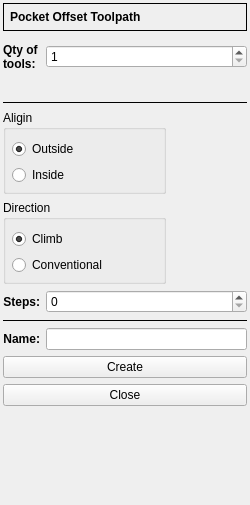
<?xml version="1.0" encoding="UTF-8"?>
<ui version="4.0">
 <class>PocketOffsetForm</class>
 <widget class="QWidget" name="PocketOffsetForm">
  <property name="geometry">
   <rect>
    <x>0</x>
    <y>0</y>
    <width>250</width>
    <height>505</height>
   </rect>
  </property>
  <property name="minimumSize">
   <size>
    <width>250</width>
    <height>0</height>
   </size>
  </property>
  <property name="windowTitle">
   <string>Form</string>
  </property>
  <layout class="QGridLayout" name="gridLayout_2">
   <property name="leftMargin">
    <number>3</number>
   </property>
   <property name="topMargin">
    <number>3</number>
   </property>
   <property name="rightMargin">
    <number>3</number>
   </property>
   <property name="bottomMargin">
    <number>3</number>
   </property>
   <item row="9" column="1">
    <widget class="QSpinBox" name="sbxSteps">
     <property name="enabled">
      <bool>true</bool>
     </property>
    </widget>
   </item>
   <item row="1" column="0" colspan="2">
    <widget class="DepthForm" name="dsbxDepth" native="true">
     <property name="enabled">
      <bool>true</bool>
     </property>
    </widget>
   </item>
   <item row="0" column="0" colspan="2">
    <widget class="QFrame" name="frame">
     <property name="enabled">
      <bool>true</bool>
     </property>
     <property name="sizePolicy">
      <sizepolicy hsizetype="Preferred" vsizetype="Fixed">
       <horstretch>0</horstretch>
       <verstretch>0</verstretch>
      </sizepolicy>
     </property>
     <property name="frameShape">
      <enum>QFrame::Box</enum>
     </property>
     <property name="frameShadow">
      <enum>QFrame::Plain</enum>
     </property>
     <layout class="QVBoxLayout" name="verticalLayout_2">
      <property name="leftMargin">
       <number>6</number>
      </property>
      <property name="topMargin">
       <number>6</number>
      </property>
      <property name="rightMargin">
       <number>6</number>
      </property>
      <property name="bottomMargin">
       <number>6</number>
      </property>
      <item>
       <widget class="QLabel" name="label">
        <property name="enabled">
         <bool>true</bool>
        </property>
        <property name="font">
         <font>
          <weight>75</weight>
          <bold>true</bold>
         </font>
        </property>
        <property name="text">
         <string>Pocket Offset Toolpath</string>
        </property>
       </widget>
      </item>
     </layout>
    </widget>
   </item>
   <item row="8" column="0" colspan="2">
    <layout class="QGridLayout" name="gridLayout">
     <item row="1" column="0">
      <widget class="QGroupBox" name="groupBox_4">
       <property name="enabled">
        <bool>true</bool>
       </property>
       <property name="title">
        <string>Aligin</string>
       </property>
       <layout class="QVBoxLayout" name="verticalLayout_5">
        <property name="leftMargin">
         <number>6</number>
        </property>
        <property name="topMargin">
         <number>9</number>
        </property>
        <property name="rightMargin">
         <number>6</number>
        </property>
        <property name="bottomMargin">
         <number>6</number>
        </property>
        <item>
         <widget class="QRadioButton" name="rbOutside">
          <property name="enabled">
           <bool>true</bool>
          </property>
          <property name="text">
           <string>Outside</string>
          </property>
          <property name="checked">
           <bool>true</bool>
          </property>
         </widget>
        </item>
        <item>
         <widget class="QRadioButton" name="rbInside">
          <property name="enabled">
           <bool>true</bool>
          </property>
          <property name="text">
           <string>Inside</string>
          </property>
         </widget>
        </item>
       </layout>
      </widget>
     </item>
     <item row="2" column="0">
      <widget class="QGroupBox" name="groupBox_2">
       <property name="enabled">
        <bool>true</bool>
       </property>
       <property name="title">
        <string>Direction</string>
       </property>
       <layout class="QVBoxLayout" name="verticalLayout_4">
        <property name="leftMargin">
         <number>6</number>
        </property>
        <property name="topMargin">
         <number>9</number>
        </property>
        <property name="rightMargin">
         <number>6</number>
        </property>
        <property name="bottomMargin">
         <number>6</number>
        </property>
        <item>
         <widget class="QRadioButton" name="rbClimb">
          <property name="enabled">
           <bool>true</bool>
          </property>
          <property name="text">
           <string>Climb</string>
          </property>
          <property name="checked">
           <bool>true</bool>
          </property>
         </widget>
        </item>
        <item>
         <widget class="QRadioButton" name="rbConventional">
          <property name="enabled">
           <bool>true</bool>
          </property>
          <property name="text">
           <string>Conventional</string>
          </property>
         </widget>
        </item>
       </layout>
      </widget>
     </item>
     <item row="1" column="1" rowspan="2">
      <widget class="QLabel" name="lblPixmap">
       <property name="enabled">
        <bool>true</bool>
       </property>
       <property name="sizePolicy">
        <sizepolicy hsizetype="Fixed" vsizetype="Preferred">
         <horstretch>0</horstretch>
         <verstretch>0</verstretch>
        </sizepolicy>
       </property>
       <property name="minimumSize">
        <size>
         <width>75</width>
         <height>75</height>
        </size>
       </property>
       <property name="text">
        <string/>
       </property>
       <property name="pixmap">
        <pixmap>:/toolpath/offset_climb.png</pixmap>
       </property>
       <property name="alignment">
        <set>Qt::AlignCenter</set>
       </property>
      </widget>
     </item>
    </layout>
   </item>
   <item row="11" column="0">
    <widget class="QLabel" name="label_6">
     <property name="enabled">
      <bool>true</bool>
     </property>
     <property name="sizePolicy">
      <sizepolicy hsizetype="Fixed" vsizetype="Preferred">
       <horstretch>0</horstretch>
       <verstretch>0</verstretch>
      </sizepolicy>
     </property>
     <property name="font">
      <font>
       <weight>75</weight>
       <bold>true</bold>
      </font>
     </property>
     <property name="text">
      <string>Name:</string>
     </property>
     <property name="alignment">
      <set>Qt::AlignRight|Qt::AlignTrailing|Qt::AlignVCenter</set>
     </property>
    </widget>
   </item>
   <item row="11" column="1">
    <widget class="QLineEdit" name="leName">
     <property name="enabled">
      <bool>true</bool>
     </property>
    </widget>
   </item>
   <item row="10" column="0" colspan="2">
    <widget class="Line" name="line_2">
     <property name="enabled">
      <bool>true</bool>
     </property>
     <property name="frameShadow">
      <enum>QFrame::Plain</enum>
     </property>
     <property name="orientation">
      <enum>Qt::Horizontal</enum>
     </property>
    </widget>
   </item>
   <item row="5" column="0" colspan="2">
    <widget class="ToolSelectorForm" name="toolHolder3" native="true"/>
   </item>
   <item row="9" column="0">
    <widget class="QLabel" name="labelSteps">
     <property name="enabled">
      <bool>true</bool>
     </property>
     <property name="sizePolicy">
      <sizepolicy hsizetype="Fixed" vsizetype="Preferred">
       <horstretch>0</horstretch>
       <verstretch>0</verstretch>
      </sizepolicy>
     </property>
     <property name="font">
      <font>
       <weight>75</weight>
       <bold>true</bold>
      </font>
     </property>
     <property name="text">
      <string>Steps:</string>
     </property>
     <property name="alignment">
      <set>Qt::AlignRight|Qt::AlignTrailing|Qt::AlignVCenter</set>
     </property>
    </widget>
   </item>
   <item row="14" column="0" colspan="2">
    <spacer name="verticalSpacer">
     <property name="orientation">
      <enum>Qt::Vertical</enum>
     </property>
     <property name="sizeHint" stdset="0">
      <size>
       <width>20</width>
       <height>40</height>
      </size>
     </property>
    </spacer>
   </item>
   <item row="3" column="0" colspan="2">
    <widget class="ToolSelectorForm" name="toolHolder" native="true"/>
   </item>
   <item row="12" column="0" colspan="2">
    <widget class="QPushButton" name="pbCreate">
     <property name="enabled">
      <bool>true</bool>
     </property>
     <property name="text">
      <string>Create</string>
     </property>
    </widget>
   </item>
   <item row="4" column="0" colspan="2">
    <widget class="ToolSelectorForm" name="toolHolder2" native="true"/>
   </item>
   <item row="2" column="0">
    <widget class="QLabel" name="label_2">
     <property name="font">
      <font>
       <weight>75</weight>
       <bold>true</bold>
      </font>
     </property>
     <property name="text">
      <string>Qty of
tools:</string>
     </property>
    </widget>
   </item>
   <item row="7" column="0" colspan="2">
    <widget class="Line" name="line_3">
     <property name="frameShadow">
      <enum>QFrame::Plain</enum>
     </property>
     <property name="orientation">
      <enum>Qt::Horizontal</enum>
     </property>
    </widget>
   </item>
   <item row="13" column="0" colspan="2">
    <widget class="QPushButton" name="pbClose">
     <property name="enabled">
      <bool>true</bool>
     </property>
     <property name="text">
      <string>Close</string>
     </property>
    </widget>
   </item>
   <item row="2" column="1">
    <widget class="QSpinBox" name="sbxToolQty">
     <property name="minimum">
      <number>1</number>
     </property>
     <property name="maximum">
      <number>4</number>
     </property>
    </widget>
   </item>
   <item row="6" column="0" colspan="2">
    <widget class="ToolSelectorForm" name="toolHolder4" native="true"/>
   </item>
  </layout>
 </widget>
 <customwidgets>
  <customwidget>
   <class>DepthForm</class>
   <extends>QWidget</extends>
   <header location="global">depthform.h</header>
   <container>1</container>
  </customwidget>
  <customwidget>
   <class>ToolSelectorForm</class>
   <extends>QWidget</extends>
   <header location="global">toolselectorform.h</header>
   <container>1</container>
  </customwidget>
 </customwidgets>
 <resources/>
 <connections/>
</ui>
